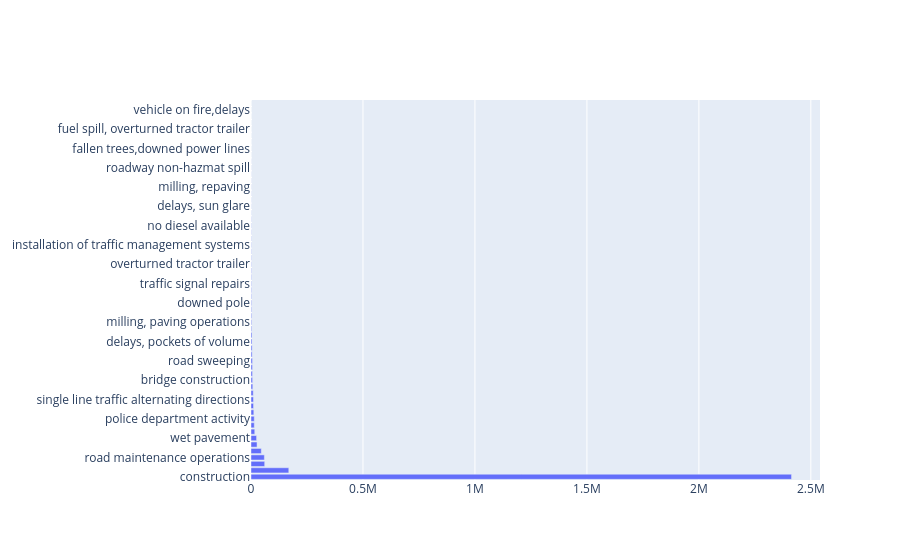

Here is the notebook cell this chart was saved with:
### Code cell
desc_counts = (
    nyc_df.select(["Event Bucket"])
    .with_columns(pl.len().over("Event Bucket").alias("count"))
    .unique()
    .sort("count", descending=True)
    .collect()
)

fig = go.Figure()
fig.add_trace(go.Bar(
    x=desc_counts["count"],
    y=desc_counts["Event Bucket"],
    orientation="h"
))
fig.show()

### Figure 1 — Plotly figure (JSON) as saved in the notebook; plotly's stock layout.template omitted (floating-point values rounded to 4 significant figures)
{"data": [{"orientation": "h", "type": "bar", "x": [2413841, 168742, 92570, 61134, 59696, 46015, 27005, 24901, 16731, 14560, 14498, 12605, 11304, 11099, 9944, 7967, 7134, 6717, 6587, 6543, 5066, 5036, 4540, 4511, 2989, 2949, 2925, 2559, 2548, 2141, 2078, 1818, 1669, 1654, 1321, 1275, 1213, 1102, 1019, 919, 879, 816, 535, 506, 497, 454, 440, 374, 303, 241, 210, 144, 77, 75, 69, 63, 53, 47, 46, 40], "y": ["construction", "disabled vehicle", null, "special event", "road maintenance operations", "bridge work", "accident with injuries", "wet pavement", "pothole repairs", "delays, earlier incident", "police department activity", "drainage improvements", "guard rail repairs", "single line traffic alternating directions", "vehicle fire", "debris spill", "bridge construction", "tree trimming", "overturned vehicle", "road sweeping", "fire department activity", "overhead sign repair", "delays, pockets of volume", "paving operations", "watermain break", "milling, paving operations", "crack sealing", "high winds", "downed pole", "accident road closed", "bridge painting", "traffic signal repairs", "road rehabilitation", "misplaced tractor trailer", "overturned tractor trailer", "culvert repairs", "road maintenance operations,slow moving maintenance vehicle", "installation of traffic management systems", "traffic signal down", "jack-knifed tractor trailer", "no diesel available", "road marking operations,slow moving maintenance vehicle", "road construction,delays", "delays, sun glare", "sinkhole", "expansion joint repairs", "milling, repaving", "overnight roadwork, paving operations", "bridge demolition", "roadway non-hazmat spill", "downed power lines", "concert,traffic much heavier than normal,delays", "fallen trees,downed power lines", "road maintenance operations,narrow lanes", "debris spill, overturned dump truck", "fuel spill, overturned tractor trailer", "milling, pothole repair", "drainage improvements, guard rail repairs", "vehicle on fire,delays", "drainage improvements, sign work, traffic signal repairs, utility work"]}], "layout": {}}
